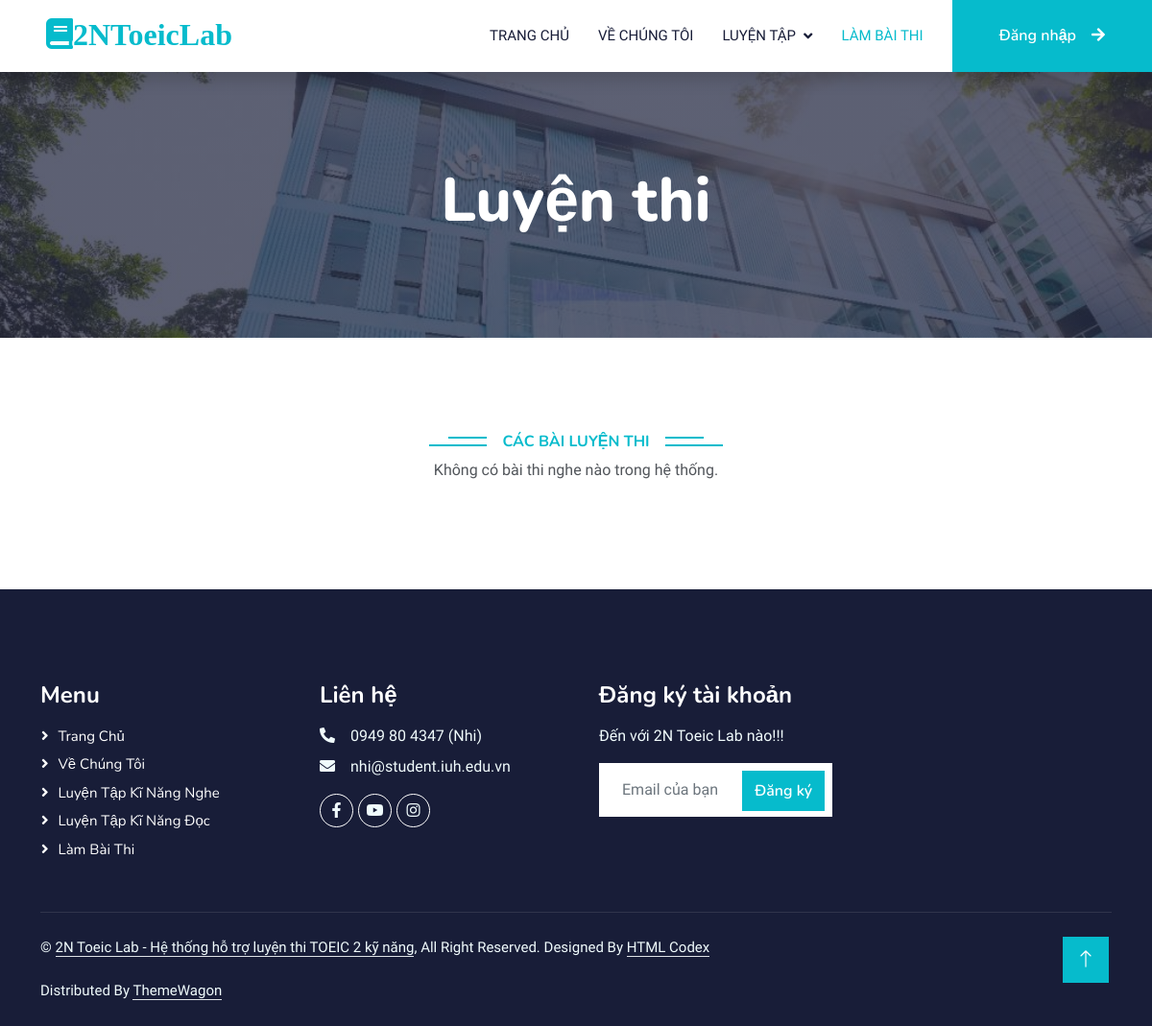
Page /templates/test.php on the earlier database version.
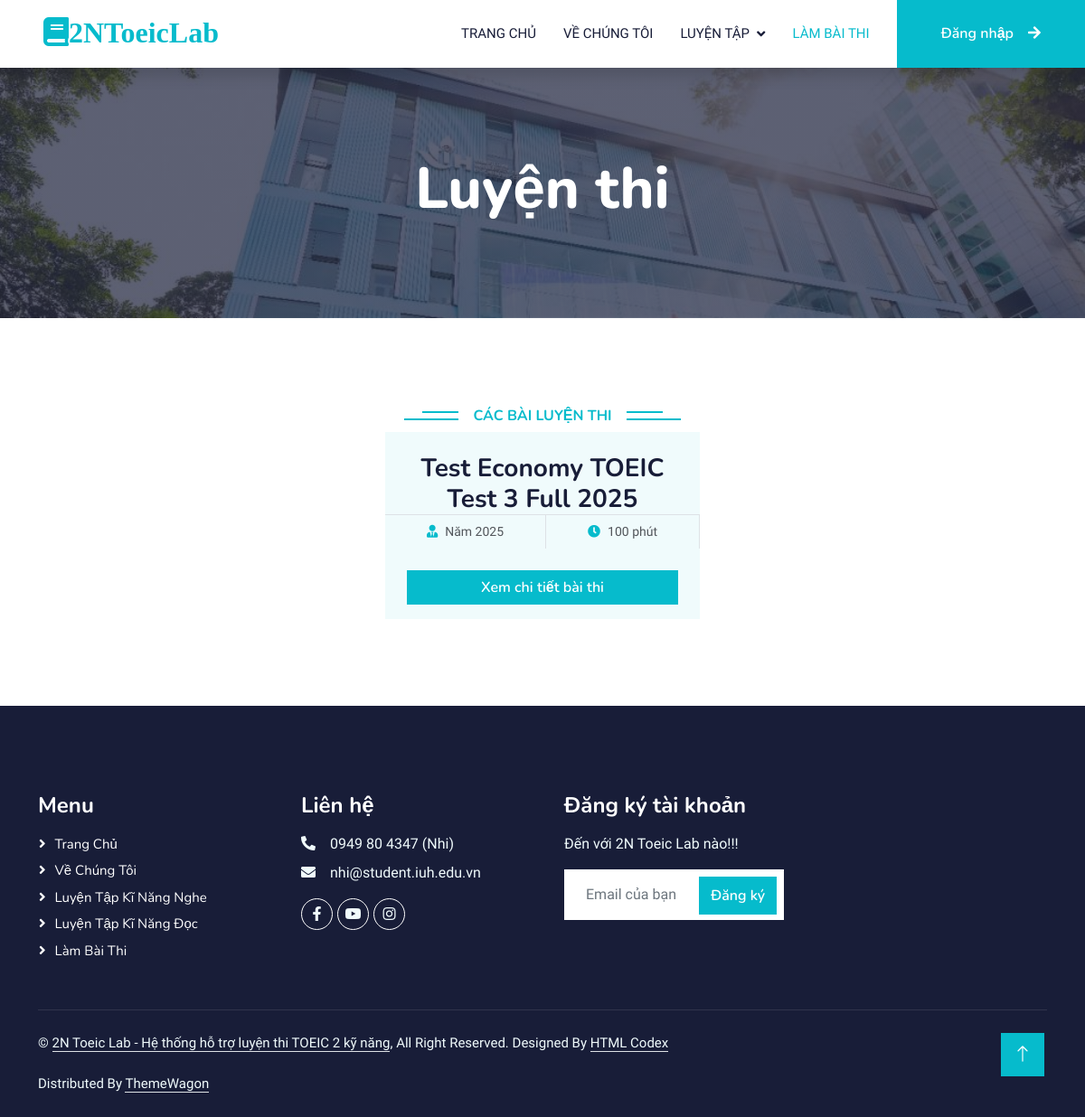
Same page on the later database version.
### tables this page shows
CREATE TABLE IF NOT EXISTS `exam` (
  `exam_id` int(11) NOT NULL AUTO_INCREMENT,
  `title` varchar(255) NOT NULL,
  `type` varchar(255) NOT NULL,
  `duration_minutes` int(11) NOT NULL,
  `difficulty_level` int(11) NOT NULL,
  PRIMARY KEY (`exam_id`)
);

### config/db.php (called while the page is built, shortened)
<?php
class ketnoi {
    public function moketnoi() {
        $conn = mysqli_connect('localhost', 'root', '');
        if (!$conn) {
            echo "Kết nối dữ liệu thất bại";
            return null;
        } else {
            mysqli_select_db($conn, "toeicdb");
            mysqli_query($conn, "SET NAMES 'utf8'");
            return $conn;
        }
    }
}
?>

### models/ExamModel.php (called while the page is built, shortened)
<?php
require_once __DIR__ . '/../config/db.php';
class ExamModel {
    public $conn;
    public function __construct() {
        $db = new ketnoi();
        $this->conn = $db->moketnoi();
    }
    public function getAllFullExams() {
        $sql = "SELECT exam_id, title, type, duration_minutes, difficulty_level
                FROM exam
                WHERE type = 'full'";
        $result = mysqli_query($this->conn, $sql);
        $data = [];
        while ($row = mysqli_fetch_assoc($result)) {
            $data[] = $row;
        }
        return $data;
    }
}

### templates/test.php (the view, shortened to what this page needs)
<?php
require_once __DIR__ . '/../models/ExamModel.php';
$model = new ExamModel();
$exams = $model->getAllFullExams();
?>
<!DOCTYPE html>
<html lang="en">
<head>
    <link href="https://cdnjs.cloudflare.com/ajax/libs/font-awesome/5.10.0/css/all.min.css" rel="stylesheet">
    <link href="https://cdn.jsdelivr.net/npm/bootstrap-icons@1.4.1/font/bootstrap-icons.css" rel="stylesheet">
    <link href="../public/libs/animate/animate.min.css" rel="stylesheet">
    <link href="../public/libs/owlcarousel/assets/owl.carousel.min.css" rel="stylesheet">
    <link href="../public/css/bootstrap.min.css" rel="stylesheet">
    <link href="../public/css/style.css" rel="stylesheet">
</head>
<body>
    <nav class="navbar navbar-expand-lg bg-white navbar-light shadow sticky-top p-0">
        <a href="../index.php" class="navbar-brand d-flex align-items-center px-4 px-lg-5">
            <h2 class="m-0 text-primary"><i class="fa fa-book me-3">2NToeicLab</i></h2>
        </a>
        <div class="collapse navbar-collapse" id="navbarCollapse">
            <div class="navbar-nav ms-auto p-4 p-lg-0">
                <a href="../index.php" class="nav-item nav-link">Trang chủ</a>
                <a href="about.php" class="nav-item nav-link">Về chúng tôi</a>
                <div class="nav-item dropdown">
                    <a href="test.php" class="nav-link dropdown-toggle" data-bs-toggle="dropdown">Luyện tập</a>
                </div>
                <a href="test.php" class="nav-item nav-link active">Làm bài thi</a>
            </div>
            <?php if (isset($_SESSION["user_email"])): ?>
                <div class="nav-item dropdown me-4">
                    <a href="#" class="btn btn-primary dropdown-toggle py-4 px-lg-5 d-none d-lg-block" data-bs-toggle="dropdown">
                        <?= explode('@', $_SESSION["user_email"])[0] ?>
                    </a>
                    <div class="dropdown-menu dropdown-menu-end">
                        <a href="profile.php" class="dropdown-item">Sửa thông tin</a>
                        <a href="logout.php" class="dropdown-item text-danger">Đăng xuất</a>
                        <?php if (isset($_SESSION['user_role']) && $_SESSION['user_role'] === 'admin'): ?>
                        <div class="dropdown-divider"></div>
                            <a href="../admin/exam_manage.php" class="dropdown-item">Quản lý bài thi</a>
                            <a href="../admin/user_manage.php" class="dropdown-item">Quản lý người dùng</a>
                        <?php endif; ?>
                    </div>
                </div>
            <?php else: ?>
                <a href="login.php" class="btn btn-primary py-4 px-lg-5 d-none d-lg-block">Đăng nhập<i class="fa fa-arrow-right ms-3"></i></a>
            <?php endif; ?>
        </div>
    </nav>
    <div class="container-fluid bg-primary py-5 mb-5 page-header">
        <div class="container py-5">
            <div class="row justify-content-center">
                <div class="col-lg-10 text-center">
                    <h1 class="display-3 text-white animated slideInDown">Luyện thi</h1>
                </div>
            </div>
        </div>
    </div>
    <div class="container-xxl py-5">
        <div class="container">
            <div class="text-center wow fadeInUp" data-wow-delay="0.1s">
                <h6 class="section-title bg-white text-center text-primary px-3">Các bài luyện thi</h6>
            </div>
             <div class="container">
        <div class="row g-4 justify-content-center">
            <?php if (!empty($exams)): ?>
                <?php foreach ($exams as $index => $exam): ?>
                    <div class="col-lg-4 col-md-6 wow fadeInUp" data-wow-delay="<?= 0.1 * ($index + 1) ?>s">
                        <div class="course-item bg-light">
                            <div class="text-center p-4 pb-0">
                                <h3 class="mb-0"><?= htmlspecialchars($exam['title']) ?></h3>
                            </div>
                            <div class="d-flex border-top">
                                <small class="flex-fill text-center border-end py-2">
                                    <i class="fa fa-user-tie text-primary me-2"></i>Năm 2025
                                </small>
                                <small class="flex-fill text-center border-end py-2">
                                    <i class="fa fa-clock text-primary me-2"></i><?= $exam['duration_minutes'] ?> phút
                                </small>
                            </div>
                            <div class="text-center p-4 pb-0">
                                <a class="btn btn-primary mb-3 w-100" href="examdetails.php?id=<?= $exam['exam_id'] ?>">
                                    Xem chi tiết bài thi
                                </a>
                            </div>
                        </div>
                    </div>
                <?php endforeach; ?>
            <?php else: ?>
                <p class="text-center">Không có bài thi nghe nào trong hệ thống.</p>
            <?php endif; ?>
        </div>
    </div>
        </div>
    </div>
    <div class="container-fluid bg-dark text-light footer pt-5 mt-5 wow fadeIn" data-wow-delay="0.1s">
        <div class="container py-5">
            <div class="row g-5">
                <div class="col-lg-3 col-md-6">
                    <h4 class="text-white mb-3">Menu</h4>
                    <a class="btn btn-link" href="">Trang chủ</a>
                    <a class="btn btn-link" href="">Về chúng tôi</a>
                    <a class="btn btn-link" href="">Luyện tập kĩ năng nghe</a>
                    <a class="btn btn-link" href="">Luyện tập kĩ năng đọc</a>
                    <a class="btn btn-link" href="">Làm bài thi</a>
                </div>
                <div class="col-lg-3 col-md-6">
                    <h4 class="text-white mb-3">Liên hệ</h4>
                    <p class="mb-2"><i class="fa fa-phone-alt me-3"></i>0949 80 4347 (Nhi)</p>
                    <p class="mb-2"><i class="fa fa-envelope me-3"></i>nhi@student.iuh.edu.vn</p>
                    <div class="d-flex pt-2">
                        <a class="btn btn-outline-light btn-social" href=""><i class="fab fa-facebook-f"></i></a>
                        <a class="btn btn-outline-light btn-social" href=""><i class="fab fa-youtube"></i></a>
                        <a class="btn btn-outline-light btn-social" href=""><i class="fab fa-instagram"></i></a>
                    </div>
                </div>
                <div class="col-lg-3 col-md-6">
                    <h4 class="text-white mb-3">Đăng ký tài khoản</h4>
                    <p>Đến với 2N Toeic Lab nào!!!</p>
                    <div class="position-relative mx-auto" style="max-width: 400px;">
                        <input class="form-control border-0 w-100 py-3 ps-4 pe-5" type="text" placeholder="Email của bạn">
                        <button type="button" class="btn btn-primary py-2 position-absolute top-0 end-0 mt-2 me-2">Đăng ký</button>
                    </div>
                </div>
            </div>
        </div>
        <div class="container">
            <div class="copyright">
                <div class="row">
                    <div class="col-md-12 text-center text-md-start mb-3 mb-md-0">
                        &copy; <a class="border-bottom" href="#">2N Toeic Lab - Hệ thống hỗ trợ luyện thi TOEIC 2 kỹ năng</a>, All Right Reserved.
                        Designed By <a class="border-bottom" href="https://htmlcodex.com">HTML Codex</a><br><br>
                        Distributed By <a class="border-bottom" href="https://themewagon.com">ThemeWagon</a>
                    </div>
                </div>
            </div>
        </div>
    </div>
    <a href="#" class="btn btn-lg btn-primary btn-lg-square back-to-top"><i class="bi bi-arrow-up"></i></a>
</body>
</html>

### public/css/style.css (style rules this page uses)
:root { --primary: #06BBCC; --light: #F0FBFC; --dark: #181d38; }
.back-to-top { position: fixed; display: none; right: 45px; bottom: 45px; z-index: 99; }
.btn { font-family: 'Nunito', sans-serif; font-weight: 600; transition: .5s; }
.btn.btn-primary, .btn.btn-secondary { color: #FFFFFF; }
.btn-lg-square { width: 48px; height: 48px; }
.btn-square, .btn-sm-square, .btn-lg-square { padding: 0; display: flex; align-items: center; justify-content: center; font-weight: normal; border-radius: 0px; }
.navbar .dropdown-toggle::after { border: none; content: "\f107"; font-family: "Font Awesome 5 Free"; font-weight: 900; vertical-align: middle; margin-left: 8px; }
.navbar-light .navbar-nav .nav-link { margin-right: 30px; padding: 25px 0; color: #FFFFFF; font-size: 15px; text-transform: uppercase; outline: none; }
.navbar-light .navbar-nav .nav-link:hover, .navbar-light .navbar-nav .nav-link.active { color: var(--primary); }
.navbar-light .navbar-brand, .navbar-light a.btn { height: 75px; }
.navbar-light .navbar-nav .nav-link { color: var(--dark); font-weight: 500; }
.navbar-light.sticky-top { top: -100px; transition: .5s; }
.page-header { background: linear-gradient(rgba(24, 29, 56, .7), rgba(24, 29, 56, .7)), url(../img/carousel.jpg); background-position: center center; background-repeat: no-repeat; background-size: cover; }
.section-title { position: relative; display: inline-block; text-transform: uppercase; }
.section-title::before { position: absolute; content: ""; width: calc(100% + 80px); height: 2px; top: 4px; left: -40px; background: var(--primary); z-index: -1; }
.section-title::after { position: absolute; content: ""; width: calc(100% + 120px); height: 2px; bottom: 5px; left: -60px; background: var(--primary); z-index: -1; }
.footer .btn.btn-social { margin-right: 5px; width: 35px; height: 35px; display: flex; align-items: center; justify-content: center; color: var(--light); font-weight: normal; border: 1px solid #FFFFFF; border-radius: 35px; transition: .3s; }
.footer .btn.btn-link { display: block; margin-bottom: 5px; padding: 0; text-align: left; color: #FFFFFF; font-size: 15px; font-weight: normal; text-transform: capitalize; transition: .3s; }
.footer .btn.btn-link::before { position: relative; content: "\f105"; font-family: "Font Awesome 5 Free"; font-weight: 900; margin-right: 10px; }
.footer .copyright { padding: 25px 0; font-size: 15px; border-top: 1px solid rgba(256, 256, 256, .1); }
.footer .copyright a { color: var(--light); }

Differences in the rows shown:
added exam: title "Test Economy TOEIC Test 3 Full 2025", duration_minutes "100"
Other differences:
text no longer shown: "Không có bài thi nghe nào trong hệ thống."
